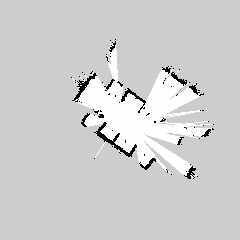
#> input picture frontend-webapp/maps/localization.pgm, 240 x 240 px
$ python localization.py   (Python 2 division)
#> lines starting #> are read from the running program, lines starting #| are printed output that depends on the picture
import cv2 as cv
import numpy as np
import imutils
from matplotlib import pyplot as plt

method = 'cv.TM_CCOEFF_NORMED'


def localize(map_path, template_path):

    img = cv.imread(map_path, 0)
#> img is the input picture: shape (240, 240); min 0, max 254, mean 206.6
    img2 = img.copy()
    template = cv.imread(template_path, 0)
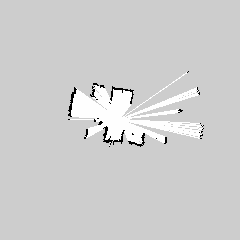
#> input picture frontend-webapp/templates/localization_template.pgm, 240 x 240 px
#> template is the input picture: shape (240, 240); min 0, max 254, mean 206.4
    w, h = template.shape[::-1]
#> w = 240; h = 240

    rot_angle = 0
    max_score = 0
    max_score_loc = (0, 0)
    template_w = 0
    template_h = 0

    for angle in np.arange(0, 360, 1):
        rotated_template = imutils.rotate(template, angle)

        # Crop photo to 1/3 original size
        cropped_template = rotated_template[(h/3):(2*h/3), (w/3):(2*w/3)]
        w1, h1 = cropped_template.shape[::-1]

        # Perform matching
        res = cv.matchTemplate(img, cropped_template, eval(method))
        min_val, max_val, min_loc, max_loc = cv.minMaxLoc(res)

        # If this the best score update
        if max_val > max_score:
            max_score = max_val
            max_score_loc = max_loc
            rot_angle = angle
            img2 = cropped_template
            template_w = w1
            template_h = h1
#> this loop made 360 passes
#> (min_val, max_val, min_loc, max_score, max_score_loc) on passes 1 to 2: (-0.164, 0.194, (144, 33), 0.194, (92, 84)), (-0.182, 0.209, (144, 33), 0.209, (75, 75))
#> (min_val, max_val, max_score, max_score_loc) on passes 136, 142, 143, 144, 145, 146: (-0.179, 0.21, 0.21, (132, 57)), (-0.195, 0.216, 0.216, (85, 74)), (-0.194, 0.222, 0.222, (85, 74)), (-0.191, 0.225, 0.225, (84, 73)), (-0.188, 0.239, 0.239, (85, 73)), (-0.188, 0.246, 0.246, (84, 73))
#> pass 1, in localize, `cropped_template = rotated_template[(h/3):(2*h/3), (w/3):(2*w/3)]`:
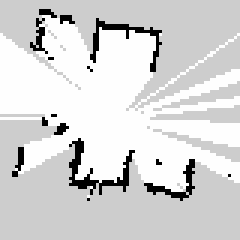
#> cropped_template: shape (80, 80) (shown 3 times larger); min 0, max 254, mean 214
#> pass 1, in localize, `res = cv.matchTemplate(img, cropped_template, eval(method))`:
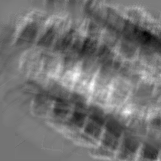
#> res: shape (161, 161) float32; min -0.164, max 0.194, mean -0.00195; drawn with min black and max white
#> pass 2, in localize, `rotated_template = imutils.rotate(template, angle)`:
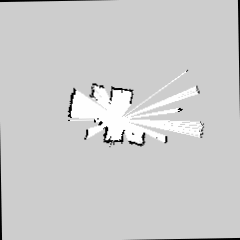
#> rotated_template: shape (240, 240); min 0, max 254, mean 204.6
#> pass 2, in localize, `cropped_template = rotated_template[(h/3):(2*h/3), (w/3):(2*w/3)]`:
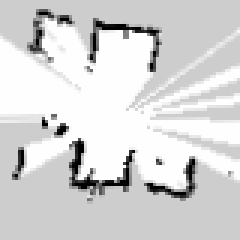
#> cropped_template: shape (80, 80) (shown 3 times larger); min 0, max 254, mean 213.9
#> after the loop:
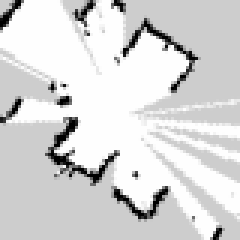
#> img2: shape (80, 80) (shown 3 times larger); min 0, max 254, mean 215.2
#> after the loop, max_score = 0.713; rot_angle = 333; template_h = 80; template_w = 80

    # [14 lines of commented-out code are left out]

    max_score_loc = (max_score_loc[0] + template_w/2,
                     max_score_loc[1] + template_h/2)
#> max_score_loc = (120, 123)

    return max_score, max_score_loc, rot_angle


if __name__ == "__main__":
    map_path = '../../frontend-webapp/maps/localization.pgm'
    template_path = '../../frontend-webapp/templates/localization_template.pgm'
    max_score, max_score_loc, rot_angle = localize(map_path, template_path)
#> max_score = 0.713; max_score_loc = (120, 123); rot_angle = 333
